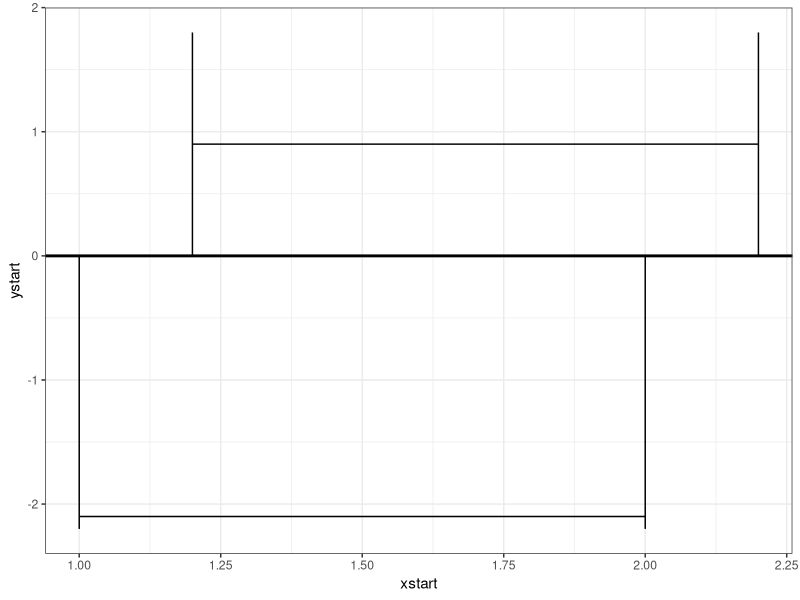
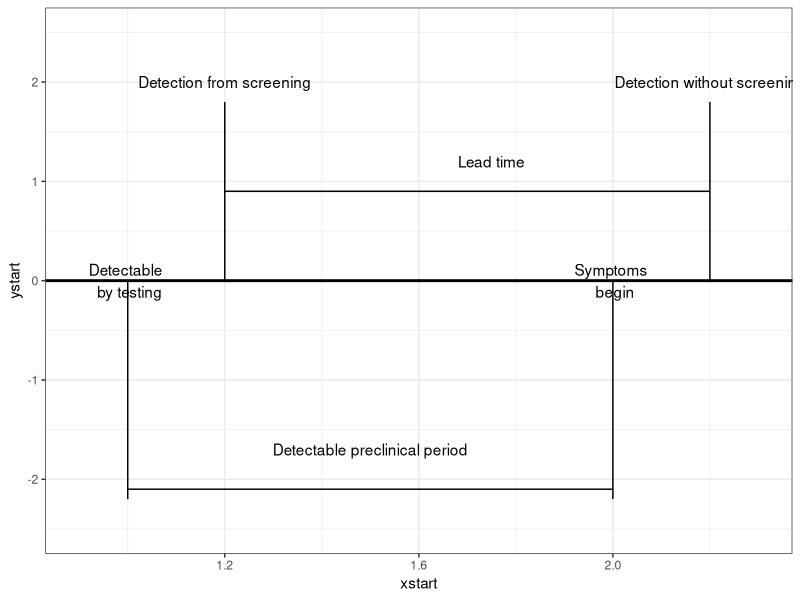
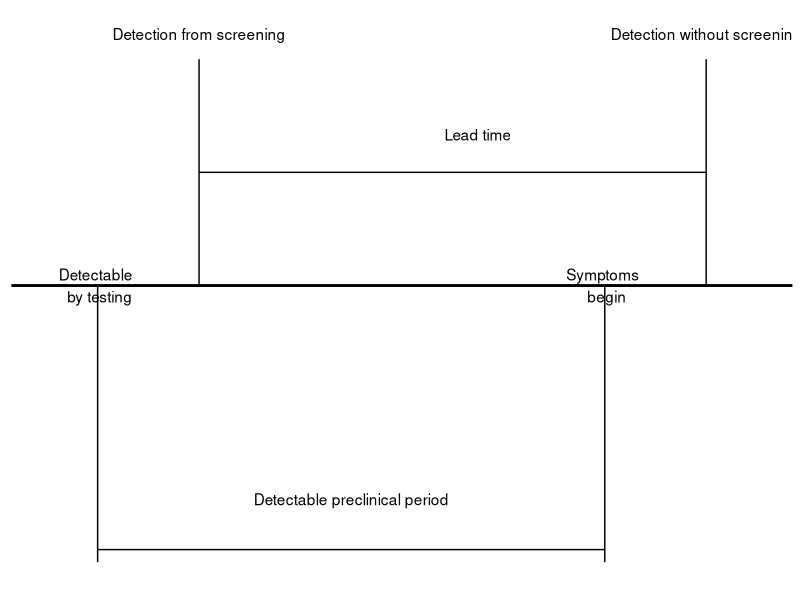

R code for these plots, in order:
# leadtime_timeline.R

library(ggplot2)

# also look at http://stackoverflow.com/questions/9862519/gantt-style-time-line-plot-in-base-r
# or http://stackoverflow.com/questions/7492274/draw-a-chronological-timeline-with-ggplot2

df1 = data.frame(  rbind(       c(1.2, "Detection from screening", 2),
                                c(2.2, "Detection without screening", 2),
                                c(1, "Detectable \n by testing", 0),
                                c(2, "Symptoms \n begin", 0),
                                c(1.75, "Lead time", 1.2),
                                c(1.5, "Detectable preclinical period", -1.7)
), stringsAsFactors=FALSE)

head(df1)
# see http://stackoverflow.com/questions/14717217/converting-from-a-character-to-a-numeric-data-frame

head(df1)

df2 <- as.data.frame(sapply(df1[,c(1,3)], as.numeric))
class(df2$X1)

df3 <- cbind(df2,X2=df1$X2)
head(df3)

class(df3$X1)

xe <- rep(1,nrow(df3))
ye <- rep(1, nrow(df3))

df4 <- cbind(df3, xe, ye)

seg1 <- as.data.frame( rbind( c(1.2, 0, 1.2, 1.8),
                              c(2.2, 0, 2.2, 1.8),
                              c(1, -2.1, 2, -2.1),
                              c(1.2, 0.9, 2.2, 0.9),
                              c(1, -2.2, 1, 0),
                              c(2, -2.2, 2, 0)
))
names(seg1) <- c("xstart", "ystart", "xe", "ye")
head(seg1)

dev.off()
timeline <- ggplot(seg1, aes(x=xstart, y=ystart, xend=xe, yend=ye)) + 
  geom_segment() +
  geom_hline(yintercept=0, size=1) +  
  theme_bw()
timeline


timeline + geom_text(data=df4, aes(x = X1, y=X3, label = X2)) +
  xlim(c(0.9, 2.3)) + ylim(c(-2.5,2.5))


setEPS()
postscript("P:/Ann/grad_school/classes/epid.710/cheatsheet/part2/leadtime.eps",width=8, height=2.5)

# see http://stackoverflow.com/questions/6528180/ggplot2-plot-without-axes-legends-etc
timeline + geom_text(data=df4, aes(x = X1, y=X3, label = X2)) +
  xlim(c(0.9, 2.3)) +
 theme(axis.line=element_blank(),
                    axis.text.x=element_blank(),
                    axis.text.y=element_blank(),
                    axis.ticks=element_blank(),
                    axis.title.x=element_blank(),
                    axis.title.y=element_blank(),
                    legend.position="none",
                    panel.background=element_blank(),
                    panel.border=element_blank(),
                    panel.grid.major=element_blank(),
                    panel.grid.minor=element_blank(),
                    plot.background=element_blank())
dev.off()


# or look at the following for google vis.
# http://stackoverflow.com/questions/8317584/r-ggplot-time-series-with-events